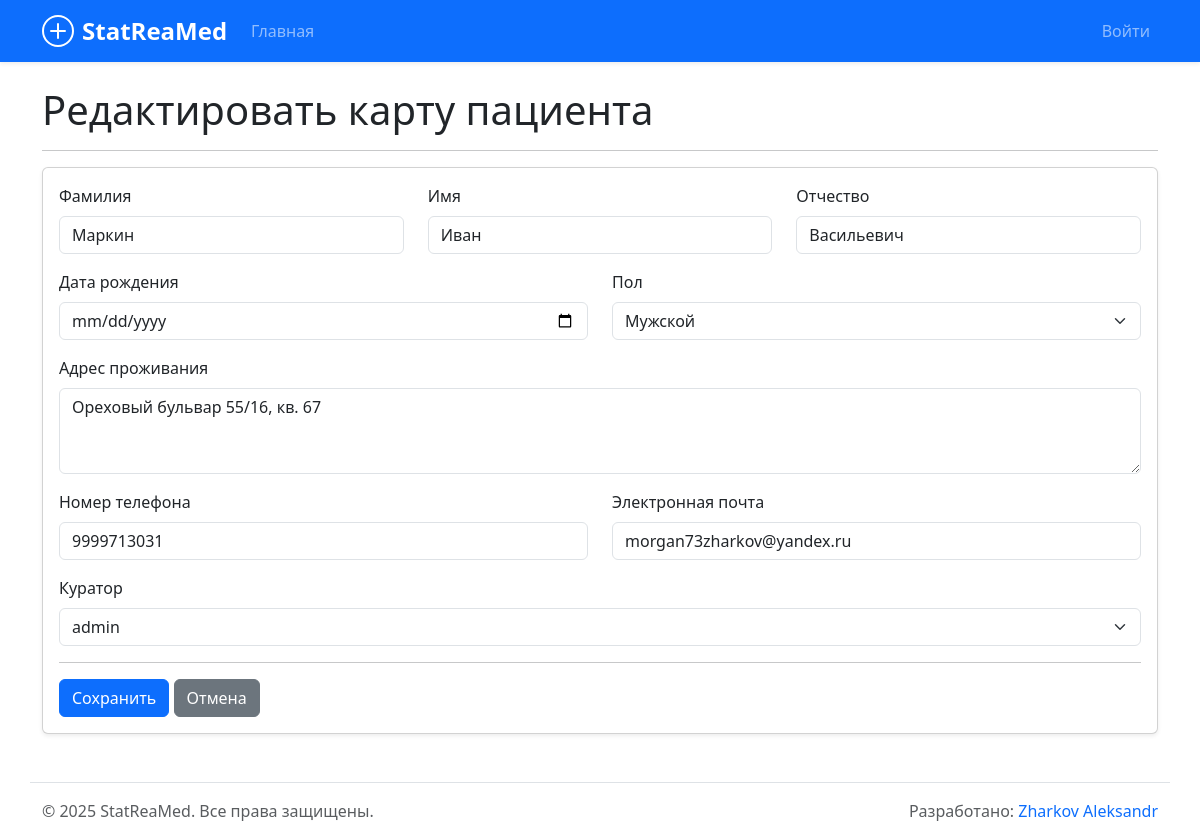
Page /patients/1/edit/ on the committed database.
### core/models.py (models this page shows, shortened)
class Patient(models.Model):
    GENDER_CHOICES = [
        ('M', _('Мужской')),
        ('F', _('Женский')),
    ]
    first_name = models.CharField(max_length=100, verbose_name=_("Имя"))
    last_name = models.CharField(max_length=100, verbose_name=_("Фамилия"))
    middle_name = models.CharField(max_length=100, blank=True, verbose_name=_("Отчество"))
    date_of_birth = models.DateField(verbose_name=_("Дата рождения"))
    gender = models.CharField(max_length=1, choices=GENDER_CHOICES, verbose_name=_("Пол"))
    address = models.TextField(verbose_name=_("Адрес проживания"))
    phone_number = models.CharField(max_length=20, blank=True, verbose_name=_("Номер телефона"))
    email = models.EmailField(blank=True, verbose_name=_("Электронная почта"))
    user = models.OneToOneField(User, on_delete=models.SET_NULL, null=True, blank=True, related_name='patient_profile', verbose_name=_("Учетная запись"))
    curator = models.ForeignKey(User, on_delete=models.SET_NULL, null=True, blank=True, related_name='curating_patients', verbose_name=_("Куратор"))
    created_at = models.DateTimeField(auto_now_add=True, verbose_name=_("Дата создания записи"))
    updated_at = models.DateTimeField(auto_now=True, verbose_name=_("Дата обновления записи"))
    class Meta:
        verbose_name = _("Пациент")
        verbose_name_plural = _("Пациенты")
        ordering = ['last_name', 'first_name']

### core/views.py (the view)
# urls.py: path('patients/<int:pk>/edit/', views.patient_update, name='patient_edit'),
def patient_update(request, pk):
    patient = get_object_or_404(Patient, pk=pk)
    if request.method == 'POST':
        form = PatientForm(request.POST, instance=patient)
        if form.is_valid():
            form.save()
            return redirect('core:patient_detail', pk=patient.pk)
    else:
        form = PatientForm(instance=patient)
    return render(request, 'core/patient_form.html', {'form': form, 'patient': patient})

### core/forms.py
class PatientForm(forms.ModelForm):
    class Meta:
        model = Patient
        fields = [
            'last_name', 'first_name', 'middle_name', 'date_of_birth', 'gender',
            'address', 'phone_number', 'email', 'curator'
        ]
        widgets = {
            'date_of_birth': forms.DateInput(attrs={'type': 'date', 'class': 'form-control'}),
            'last_name': forms.TextInput(attrs={'class': 'form-control'}),
            'first_name': forms.TextInput(attrs={'class': 'form-control'}),
            'middle_name': forms.TextInput(attrs={'class': 'form-control'}),
            'gender': forms.Select(attrs={'class': 'form-select'}),
            'address': forms.Textarea(attrs={'class': 'form-control', 'rows': 3}),
            'phone_number': forms.TextInput(attrs={'class': 'form-control'}),
            'email': forms.EmailInput(attrs={'class': 'form-control'}),
            'curator': forms.Select(attrs={'class': 'form-select'}),
        }

### core/context_processors.py (called while the page is built)
def theme(request):
    theme = request.COOKIES.get('theme', 'light')
    return {'current_theme': theme}

### core/templates/core/patient_form.html (shortened to what this page needs)
{% extends 'core/base.html' %}
{% block content %}
<h1>{% if patient %}Редактировать карту пациента{% else %}Добавить нового пациента{% endif %}</h1>
<hr>
<div class="card shadow-sm">
    <div class="card-body">
        <form method="post">
            <div class="row">
                <div class="col-md-4 mb-3">
                    <label for="{{ form.last_name.id_for_label }}" class="form-label">{{ form.last_name.label }}</label>
                    {{ form.last_name }}
                </div>
                <div class="col-md-4 mb-3">
                    <label for="{{ form.first_name.id_for_label }}" class="form-label">{{ form.first_name.label }}</label>
                    {{ form.first_name }}
                </div>
                <div class="col-md-4 mb-3">
                    <label for="{{ form.middle_name.id_for_label }}" class="form-label">{{ form.middle_name.label }}</label>
                    {{ form.middle_name }}
                </div>
            </div>
            <div class="row">
                 <div class="col-md-6 mb-3">
                    <label for="{{ form.date_of_birth.id_for_label }}" class="form-label">{{ form.date_of_birth.label }}</label>
                    {{ form.date_of_birth }}
                </div>
                <div class="col-md-6 mb-3">
                    <label for="{{ form.gender.id_for_label }}" class="form-label">{{ form.gender.label }}</label>
                    {{ form.gender }}
                </div>
            </div>
            <div class="mb-3">
                <label for="{{ form.address.id_for_label }}" class="form-label">{{ form.address.label }}</label>
                {{ form.address }}
            </div>
            <div class="row">
                <div class="col-md-6 mb-3">
                    <label for="{{ form.phone_number.id_for_label }}" class="form-label">{{ form.phone_number.label }}</label>
                    {{ form.phone_number }}
                </div>
                <div class="col-md-6 mb-3">
                    <label for="{{ form.email.id_for_label }}" class="form-label">{{ form.email.label }}</label>
                    {{ form.email }}
                </div>
            </div>
            <div class="mb-3">
                <label for="{{ form.curator.id_for_label }}" class="form-label">{{ form.curator.label }}</label>
                {{ form.curator }}
            </div>
            <hr>
            <button type="submit" class="btn btn-primary">Сохранить</button>
            <a href="{% url 'core:patient_list' %}" class="btn btn-secondary">Отмена</a>
        </form>
    </div>
</div>
{% endblock %}

### rows in the picture
Patient: last_name "Маркин", first_name "Иван", middle_name "Васильевич", gender "Мужской", address "Ореховый бульвар 55/16, кв. 67", phone_number "9999713031", email "morgan73zharkov@yandex.ru", curator "admin"
